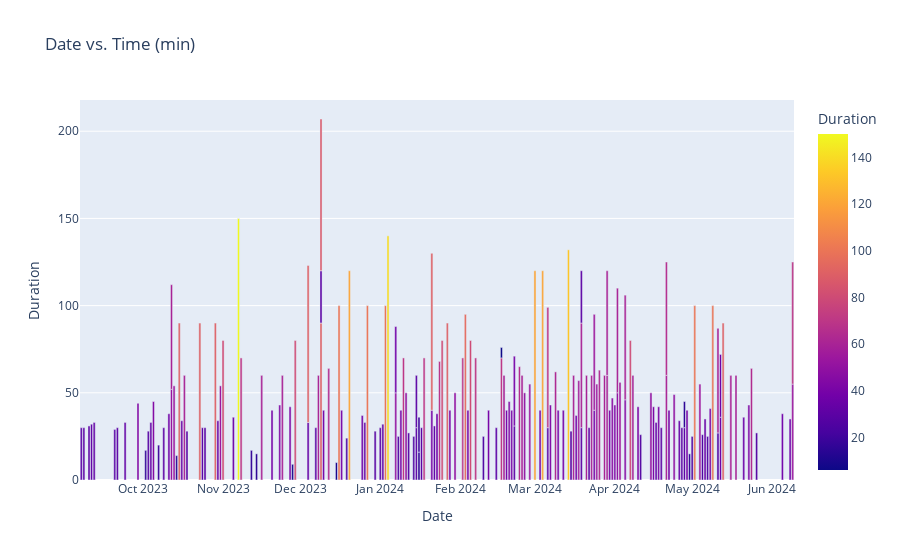

Write notebook code for a chart like this one.
### Code cell
px.bar(df, x = 'Date', y = 'Duration', color = 'Duration', barmode='stack', title = 'Date vs. Time (min)')

### Figure 1 — Plotly figure (JSON) as saved in the notebook; plotly's stock layout.template omitted (floating-point values rounded to 4 significant figures; data arrays with more than 128 entries replaced by an {"elided": "..."} marker saying what was removed)
{"data": [{"alignmentgroup": "True", "hovertemplate": "Date=%{x}<br>Duration=%{marker.color}<extra></extra>", "legendgroup": "", "marker": {"color": {"elided": "185 int values"}, "coloraxis": "coloraxis", "pattern": {"shape": ""}}, "name": "", "offsetgroup": "", "orientation": "v", "showlegend": false, "textposition": "auto", "type": "bar", "x": {"elided": "185 str values"}, "xaxis": "x", "y": {"elided": "185 int values"}, "yaxis": "y"}], "layout": {"barmode": "stack", "coloraxis": {"colorbar": {"title": {"text": "Duration"}}, "colorscale": [[0, "#0d0887"], [0.1111, "#46039f"], [0.2222, "#7201a8"], [0.3333, "#9c179e"], [0.4444, "#bd3786"], [0.5556, "#d8576b"], [0.6667, "#ed7953"], [0.7778, "#fb9f3a"], [0.8889, "#fdca26"], [1, "#f0f921"]]}, "legend": {"tracegroupgap": 0}, "title": {"text": "Date vs. Time (min)"}, "xaxis": {"anchor": "y", "domain": [0, 1], "title": {"text": "Date"}}, "yaxis": {"anchor": "x", "domain": [0, 1], "title": {"text": "Duration"}}}}
